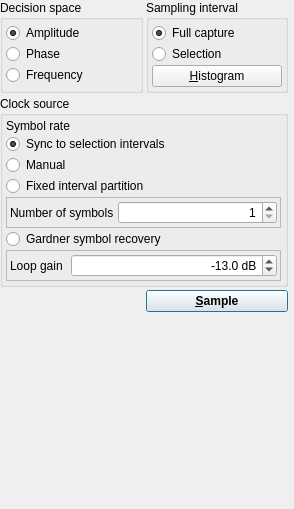
           <widget class="QWidget" name="samplingPage">
            <property name="geometry">
             <rect>
              <x>0</x>
              <y>0</y>
              <width>294</width>
              <height>509</height>
             </rect>
            </property>
            <attribute name="label">
             <string>Sampling and decision</string>
            </attribute>
            <layout class="QGridLayout" name="gridLayout_10">
             <property name="leftMargin">
              <number>0</number>
             </property>
             <property name="topMargin">
              <number>0</number>
             </property>
             <property name="rightMargin">
              <number>6</number>
             </property>
             <property name="bottomMargin">
              <number>0</number>
             </property>
             <property name="spacing">
              <number>3</number>
             </property>
             <item row="2" column="0" colspan="2">
              <widget class="QGroupBox" name="groupBox_4">
               <property name="title">
                <string>Clock source</string>
               </property>
               <layout class="QGridLayout" name="gridLayout_12">
                <property name="leftMargin">
                 <number>3</number>
                </property>
                <property name="topMargin">
                 <number>3</number>
                </property>
                <property name="rightMargin">
                 <number>3</number>
                </property>
                <property name="bottomMargin">
                 <number>3</number>
                </property>
                <property name="spacing">
                 <number>1</number>
                </property>
                <item row="4" column="0" colspan="2">
                 <widget class="QRadioButton" name="clkPartitionButton">
                  <property name="text">
                   <string>Fixed interval partition</string>
                  </property>
                  <attribute name="buttonGroup">
                   <string notr="true">clckSourceBtnGrp</string>
                  </attribute>
                 </widget>
                </item>
                <item row="2" column="0" colspan="2">
                 <widget class="QRadioButton" name="clkManualButton">
                  <property name="text">
                   <string>Manual</string>
                  </property>
                  <attribute name="buttonGroup">
                   <string notr="true">clckSourceBtnGrp</string>
                  </attribute>
                 </widget>
                </item>
                <item row="7" column="0">
                 <widget class="QRadioButton" name="clkGardnerButton">
                  <property name="text">
                   <string>Gardner symbol recovery</string>
                  </property>
                  <attribute name="buttonGroup">
                   <string notr="true">clckSourceBtnGrp</string>
                  </attribute>
                 </widget>
                </item>
                <item row="1" column="0" colspan="2">
                 <widget class="QRadioButton" name="clkSelectionButton">
                  <property name="text">
                   <string>Sync to selection intervals</string>
                  </property>
                  <property name="checked">
                   <bool>true</bool>
                  </property>
                  <attribute name="buttonGroup">
                   <string notr="true">clckSourceBtnGrp</string>
                  </attribute>
                 </widget>
                </item>
                <item row="5" column="0">
                 <widget class="QFrame" name="clkPartitionFrame">
                  <property name="frameShape">
                   <enum>QFrame::StyledPanel</enum>
                  </property>
                  <property name="frameShadow">
                   <enum>QFrame::Raised</enum>
                  </property>
                  <layout class="QGridLayout" name="gridLayout_16">
                   <property name="leftMargin">
                    <number>3</number>
                   </property>
                   <property name="topMargin">
                    <number>3</number>
                   </property>
                   <property name="rightMargin">
                    <number>3</number>
                   </property>
                   <property name="bottomMargin">
                    <number>3</number>
                   </property>
                   <property name="spacing">
                    <number>1</number>
                   </property>
                   <item row="2" column="1">
                    <widget class="QSpinBox" name="numSymSpin">
                     <property name="sizePolicy">
                      <sizepolicy hsizetype="Expanding" vsizetype="Fixed">
                       <horstretch>0</horstretch>
                       <verstretch>0</verstretch>
                      </sizepolicy>
                     </property>
                     <property name="alignment">
                      <set>Qt::AlignRight|Qt::AlignTrailing|Qt::AlignVCenter</set>
                     </property>
                     <property name="minimum">
                      <number>1</number>
                     </property>
                    </widget>
                   </item>
                   <item row="2" column="0">
                    <widget class="QLabel" name="label_28">
                     <property name="text">
                      <string>Number of symbols </string>
                     </property>
                    </widget>
                   </item>
                  </layout>
                 </widget>
                </item>
                <item row="0" column="0">
                 <widget class="QFrame" name="clkRateFrame">
                  <property name="frameShape">
                   <enum>QFrame::NoFrame</enum>
                  </property>
                  <property name="frameShadow">
                   <enum>QFrame::Raised</enum>
                  </property>
                  <layout class="QGridLayout" name="gridLayout_15">
                   <property name="leftMargin">
                    <number>0</number>
                   </property>
                   <property name="topMargin">
                    <number>0</number>
                   </property>
                   <property name="rightMargin">
                    <number>0</number>
                   </property>
                   <property name="bottomMargin">
                    <number>0</number>
                   </property>
                   <property name="spacing">
                    <number>1</number>
                   </property>
                   <item row="0" column="1">
                    <widget class="FrequencySpinBox" name="baudSpin">
                     <property name="sizePolicy">
                      <sizepolicy hsizetype="Expanding" vsizetype="Preferred">
                       <horstretch>0</horstretch>
                       <verstretch>0</verstretch>
                      </sizepolicy>
                     </property>
                    </widget>
                   </item>
                   <item row="0" column="0">
                    <widget class="QLabel" name="label_31">
                     <property name="text">
                      <string>Symbol rate </string>
                     </property>
                    </widget>
                   </item>
                  </layout>
                 </widget>
                </item>
                <item row="8" column="0">
                 <widget class="QFrame" name="clkGardnerFrame">
                  <property name="frameShape">
                   <enum>QFrame::StyledPanel</enum>
                  </property>
                  <property name="frameShadow">
                   <enum>QFrame::Raised</enum>
                  </property>
                  <layout class="QGridLayout" name="gridLayout_17">
                   <property name="leftMargin">
                    <number>3</number>
                   </property>
                   <property name="topMargin">
                    <number>3</number>
                   </property>
                   <property name="rightMargin">
                    <number>3</number>
                   </property>
                   <property name="bottomMargin">
                    <number>3</number>
                   </property>
                   <property name="spacing">
                    <number>1</number>
                   </property>
                   <item row="0" column="1">
                    <widget class="QDoubleSpinBox" name="clkGardnerLoopGain">
                     <property name="sizePolicy">
                      <sizepolicy hsizetype="Expanding" vsizetype="Fixed">
                       <horstretch>0</horstretch>
                       <verstretch>0</verstretch>
                      </sizepolicy>
                     </property>
                     <property name="alignment">
                      <set>Qt::AlignRight|Qt::AlignTrailing|Qt::AlignVCenter</set>
                     </property>
                     <property name="suffix">
                      <string> dB</string>
                     </property>
                     <property name="decimals">
                      <number>1</number>
                     </property>
                     <property name="minimum">
                      <double>-120.000000000000000</double>
                     </property>
                     <property name="maximum">
                      <double>0.000000000000000</double>
                     </property>
                     <property name="value">
                      <double>-13.000000000000000</double>
                     </property>
                    </widget>
                   </item>
                   <item row="0" column="0">
                    <widget class="QLabel" name="label_33">
                     <property name="text">
                      <string>Loop gain  </string>
                     </property>
                    </widget>
                   </item>
                  </layout>
                 </widget>
                </item>
               </layout>
              </widget>
             </item>
             <item row="3" column="1">
              <widget class="QPushButton" name="startSamplinButton">
               <property name="font">
                <font>
                 <weight>75</weight>
                 <bold>true</bold>
                </font>
               </property>
               <property name="text">
                <string>&amp;Sample</string>
               </property>
               <property name="default">
                <bool>true</bool>
               </property>
              </widget>
             </item>
             <item row="0" column="1">
              <widget class="QGroupBox" name="groupBox_3">
               <property name="title">
                <string>Sampling interval</string>
               </property>
               <layout class="QGridLayout" name="gridLayout_11">
                <property name="leftMargin">
                 <number>3</number>
                </property>
                <property name="topMargin">
                 <number>3</number>
                </property>
                <property name="rightMargin">
                 <number>3</number>
                </property>
                <property name="bottomMargin">
                 <number>3</number>
                </property>
                <property name="spacing">
                 <number>1</number>
                </property>
                <item row="0" column="0">
                 <widget class="QRadioButton" name="intFullButton">
                  <property name="text">
                   <string>Full capture</string>
                  </property>
                  <property name="checked">
                   <bool>true</bool>
                  </property>
                  <attribute name="buttonGroup">
                   <string notr="true">intervalButtonGrp</string>
                  </attribute>
                 </widget>
                </item>
                <item row="1" column="0">
                 <widget class="QRadioButton" name="intSelectionButton">
                  <property name="text">
                   <string>Selection</string>
                  </property>
                  <attribute name="buttonGroup">
                   <string notr="true">intervalButtonGrp</string>
                  </attribute>
                 </widget>
                </item>
                <item row="2" column="0">
                 <widget class="QPushButton" name="showHistogramButton">
                  <property name="text">
                   <string>&amp;Histogram</string>
                  </property>
                 </widget>
                </item>
               </layout>
              </widget>
             </item>
             <item row="0" column="0">
              <widget class="QGroupBox" name="groupBox_2">
               <property name="title">
                <string>Decision space</string>
               </property>
               <layout class="QGridLayout" name="gridLayout_9">
                <property name="leftMargin">
                 <number>3</number>
                </property>
                <property name="topMargin">
                 <number>3</number>
                </property>
                <property name="rightMargin">
                 <number>3</number>
                </property>
                <property name="bottomMargin">
                 <number>3</number>
                </property>
                <property name="spacing">
                 <number>1</number>
                </property>
                <item row="0" column="0" colspan="2">
                 <widget class="QRadioButton" name="decAmplitudeButton">
                  <property name="text">
                   <string>Amplitude</string>
                  </property>
                  <property name="checked">
                   <bool>true</bool>
                  </property>
                  <attribute name="buttonGroup">
                   <string notr="true">spaceButtonGrp</string>
                  </attribute>
                 </widget>
                </item>
                <item row="3" column="0">
                 <widget class="QRadioButton" name="decFrequencyButton">
                  <property name="text">
                   <string>Frequency</string>
                  </property>
                  <attribute name="buttonGroup">
                   <string notr="true">spaceButtonGrp</string>
                  </attribute>
                 </widget>
                </item>
                <item row="2" column="0">
                 <widget class="QRadioButton" name="decPhaseButton">
                  <property name="text">
                   <string>Phase</string>
                  </property>
                  <attribute name="buttonGroup">
                   <string notr="true">spaceButtonGrp</string>
                  </attribute>
                 </widget>
                </item>
               </layout>
              </widget>
             </item>
             <item row="20" column="0">
              <spacer name="verticalSpacer_4">
               <property name="orientation">
                <enum>Qt::Vertical</enum>
               </property>
               <property name="sizeHint" stdset="0">
                <size>
                 <width>20</width>
                 <height>40</height>
                </size>
               </property>
              </spacer>
             </item>
            </layout>
           </widget>
